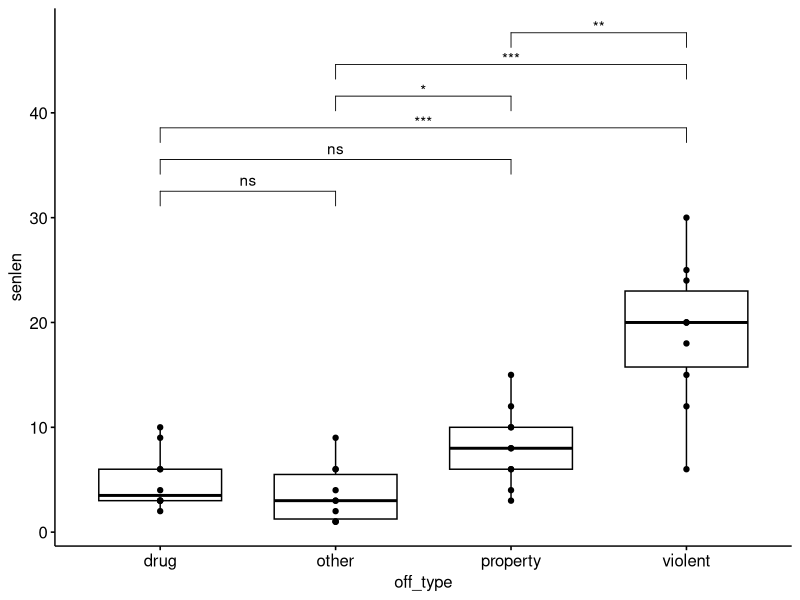

This figure's R source:
## ---- chunk 1
library(ggplot2); library(tidyverse); library(ggpubr); library(rstatix)
knitr::opts_chunk$set(echo = TRUE)
options(scipen=20)
## ---- chunk 2
violent<-c(6,18,20,15,20,30,25,12,24,20)
property<-c(4,6,3,10,12,8,6,10,8,15)
drug<-c(6,3,3,4,6,9,10,3,2,3)
other<-c(1,3,1,1,6,9,3,6,2,4)
## ---- chunk 3
viol_xbar<-sum(violent)/length(violent)
viol_xbar
prop_xbar<-sum(property)/length(property)
prop_xbar
drug_xbar<-sum(drug)/length(drug)
drug_xbar
oth_xbar<-sum(other)/length(other)
oth_xbar
grand_xbar<-(sum(violent)+sum(property)+sum(drug)+sum(other))/
  (length(violent)+length(property)+length(drug)+length(other))
grand_xbar
## ---- chunk 4
viol_sq<-violent^2
prop_sq<-property^2
drug_sq<-drug^2
oth_sq<-other^2

## SS Total
ss_ttl<-(sum(viol_sq)+sum(prop_sq)+sum(drug_sq)+sum(oth_sq))-
  ((length(viol_sq)+length(prop_sq)+length(drug_sq)+length(oth_sq))*
     (grand_xbar^2))
ss_ttl

## SS Between
ss_bet<-((length(violent)*viol_xbar^2)+(length(property)*prop_xbar^2) +
           (length(drug)*drug_xbar^2)+(length(other)*oth_xbar^2)) -
  ((length(viol_sq)+length(prop_sq)+length(drug_sq)+length(oth_sq))*
     (grand_xbar^2))
ss_bet

## SS Within
ss_with<-(sum(viol_sq)+sum(prop_sq)+sum(drug_sq)+sum(oth_sq)) -
  ((length(violent)*viol_xbar^2)+(length(property)*prop_xbar^2) +
           (length(drug)*drug_xbar^2)+(length(other)*oth_xbar^2))
ss_with
## ---- chunk 5
## Mean Square Between
ms_bet<-ss_bet/(4-1)
ms_bet

## Mean Square Within
ms_with<-ss_with/((length(violent)+length(property)+length(drug)+length(other))-4)
ms_with

## Mean Square Total
ms_ttl<-ss_ttl/((length(violent)+length(property)+length(drug)+length(other))-1)
ms_ttl

## Calculate F-Ratio
f_ratio<-ms_bet/ms_with
f_ratio
## ---- chunk 6
## Create numeric vectors
violent<-c(6,18,20,15,20,30,25,12,24,20)
property<-c(4,6,3,10,12,8,6,10,8,15)
drug<-c(6,3,3,4,6,9,10,3,2,3)
other<-c(1,3,1,1,6,9,3,6,2,4)

## Create Factor Labels
viol_label<-c(rep("Violent",10))
prop_label<-c(rep("Property",10))
drug_label<-c(rep("Drug",10))
oth_label<-c(rep("Other",10))

## Create Individual Variables
senlen<-c(violent, property, drug, other)
off_type<-c(viol_label, prop_label, drug_label, oth_label)

## Bind Together in One Data Frame
df<-data.frame(senlen, off_type)

## Estimate and Print ANOVA Results
senlen_anova<-aov(senlen~off_type, data=df)
summary(senlen_anova)
## ---- chunk 7
with(df, pairwise.t.test(senlen, off_type, paired=FALSE,
                         p.adjust.method="bonferroni",
                         pool.sd=FALSE))
## ---- chunk 8
obs<-c(1:10)
df<-data.frame(obs, violent, property, drug, other)

df<- df %>% 
  gather(key="off_type", value="senlen", violent, property, drug, other) %>% 
  convert_as_factor(obs, off_type)

head(df, 5)
## ---- chunk 9
tests <- df %>%
  pairwise_t_test(senlen~off_type,
                  paired=FALSE, pool.sd=FALSE,
                  p.adjust.method="bonferroni",
                  detailed=TRUE)
## ---- chunk 10
tests_plot<- ggboxplot(df, x = "off_type", y = "senlen", add = "point")
tests<-tests %>% add_xy_position(x="off_type")
tests_plot+stat_pvalue_manual(tests, label="p.adj.signif")
